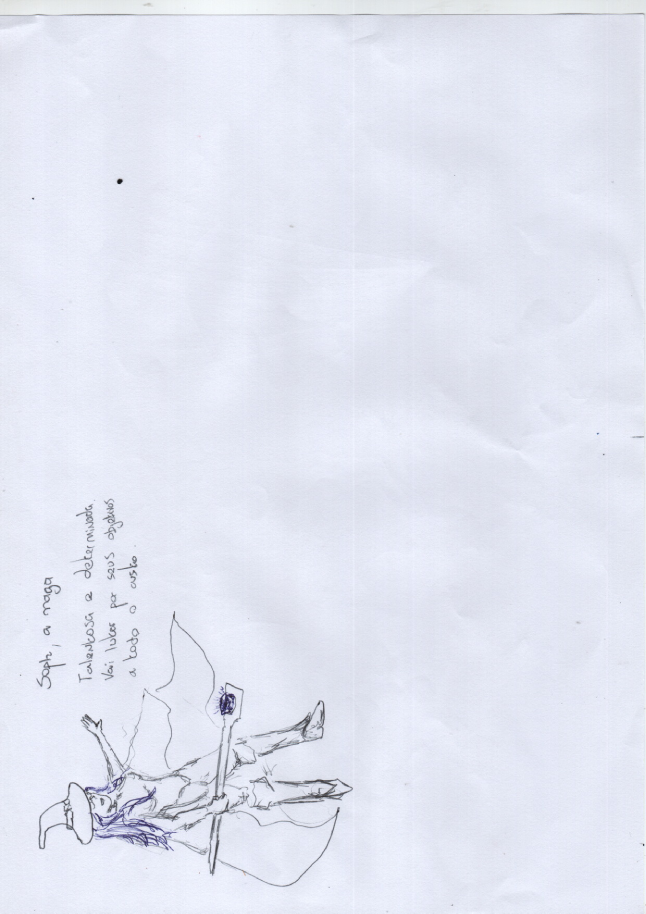
#> input picture assets/cutscenes/referencias-desenhos/pdf_pages/page_01.png, 2584 x 3653 px (shown at 1/4 size)
$ python preprocess_sketches.py
#> lines starting #> are read from the running program, lines starting #| are printed output that depends on the picture; after the words box and inside, x2 and y2 are one past the last pixel; in counts of white or black regions, pixels touching at a corner belong together
#!/usr/bin/env python3
"""
preprocess_sketches.py — Limpa rascunhos escaneados pra alimentar a kontext.

Pipeline por imagem:
  1. Rotaciona 90 graus se a pagina estiver em portrait mas o conteudo em
     landscape (heuristica: se altura > largura, rotaciona).
  2. White-balance: estica o canal pra que o fundo papel vire branco puro.
  3. Auto-crop: corta margens onde a tinta nao chega.
  4. Salva em assets/cutscenes/referencias-desenhos/processed/<nome>.png

Uso:
  python tools/art_director/preprocess_sketches.py
"""
from pathlib import Path
from PIL import Image, ImageOps

HERE = Path(__file__).parent
ROOT = HERE.parent.parent
SRC  = ROOT / "assets" / "cutscenes" / "referencias-desenhos" / "pdf_pages"
DST  = ROOT / "assets" / "cutscenes" / "referencias-desenhos" / "processed"

# Mapeamento page_XX.png -> nome semantico
RENAME = {
    "page_01.png": "soph_concept_main.png",
    "page_02.png": "spoiler_multi_scenes.png",
    "page_03.png": "torre_cutscene_cenas_1_a_4.png",
    "page_04.png": "ability_time_stop.png",
    "page_05.png": "soph_dynamic_pose.png",
    "page_06.png": "soph_action_with_figure.png",
    "page_07.png": "soph_staff_action.png",
    "page_08.png": "juju_fairy_concept.png",
    "page_09.png": "di_elf_concept.png",
    "page_10.png": "will_giant_knight_concept.png",
    "page_11.png": "gus_rogue_concept.png",
    "page_12.png": "gui_fenhyr_wolf_knight_concept.png",
}


def autocrop_white(im: Image.Image, threshold: int = 245, padding: int = 40) -> Image.Image:
    """Crop em torno do conteudo nao-branco, com padding."""
    g = im.convert("L")
    # mascara: pixels escuros viram brancos, brancos viram pretos
    mask = g.point(lambda v: 0 if v >= threshold else 255)
    bbox = mask.getbbox()
    if not bbox:
        return im
    x0, y0, x1, y1 = bbox
    W, H = im.size
    x0 = max(0, x0 - padding); y0 = max(0, y0 - padding)
    x1 = min(W, x1 + padding); y1 = min(H, y1 + padding)
    return im.crop((x0, y0, x1, y1))


def whiten_background(im: Image.Image, threshold: int = 220) -> Image.Image:
    """Pixels claros viram branco puro (limpa amarelado do papel)."""
    px = im.convert("RGB").load()
    out = Image.new("RGB", im.size, (255, 255, 255))
    op = out.load()
    w, h = im.size
    for y in range(h):
        for x in range(w):
            r, g, b = px[x, y]
            if r >= threshold and g >= threshold and b >= threshold:
                op[x, y] = (255, 255, 255)
            else:
                op[x, y] = (r, g, b)
    return out


def maybe_rotate_landscape(im: Image.Image) -> Image.Image:
    """Se a pagina foi escaneada portrait mas o conteudo eh landscape
    (i.e., altura > largura), rotaciona 90 graus pra DIREITA (CW) — em PIL
    isso eh angulo negativo, pq positivo eh CCW."""
    w, h = im.size
    if h > w:
        return im.rotate(-90, expand=True, fillcolor=(255, 255, 255))
    return im


def main() -> int:
    DST.mkdir(parents=True, exist_ok=True)
    pages = sorted(SRC.glob("page_*.png"))
    if not pages:
        print(f"x nada em {SRC}"); return 1
    print(f"-> {len(pages)} paginas em {SRC}")
    for p in pages:
        target_name = RENAME.get(p.name, p.name)
        out = DST / target_name
        print(f"  {p.name} -> {target_name}")
        im = Image.open(p)
#> im is the input picture: PIL image 2584x3653 RGB; mean R, G, B 226.6, 230.2, 242.5
        im = maybe_rotate_landscape(im)
#> in maybe_rotate_landscape, `return im.rotate(-90, expand=True, fillcolor=(255, 255, 255))`:
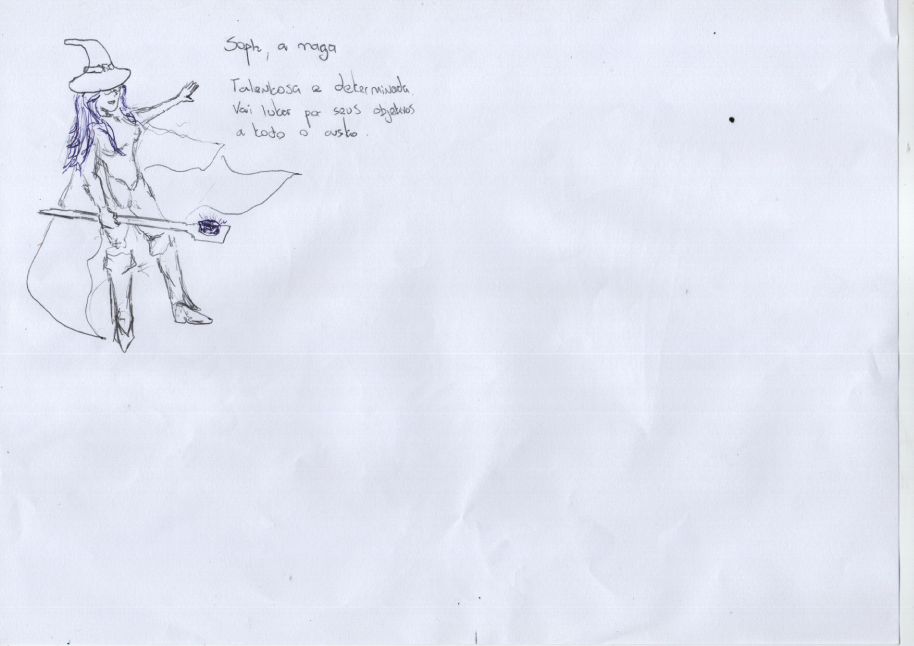
#> returned value: PIL image 3653x2584 RGB (shown at 1/4 size); mean R, G, B 226.6, 230.2, 242.5
        im = whiten_background(im)
#> in whiten_background, `out = Image.new("RGB", im.size, (255, 255, 255))`: out: PIL image 3653x2584 RGB; every value is 255
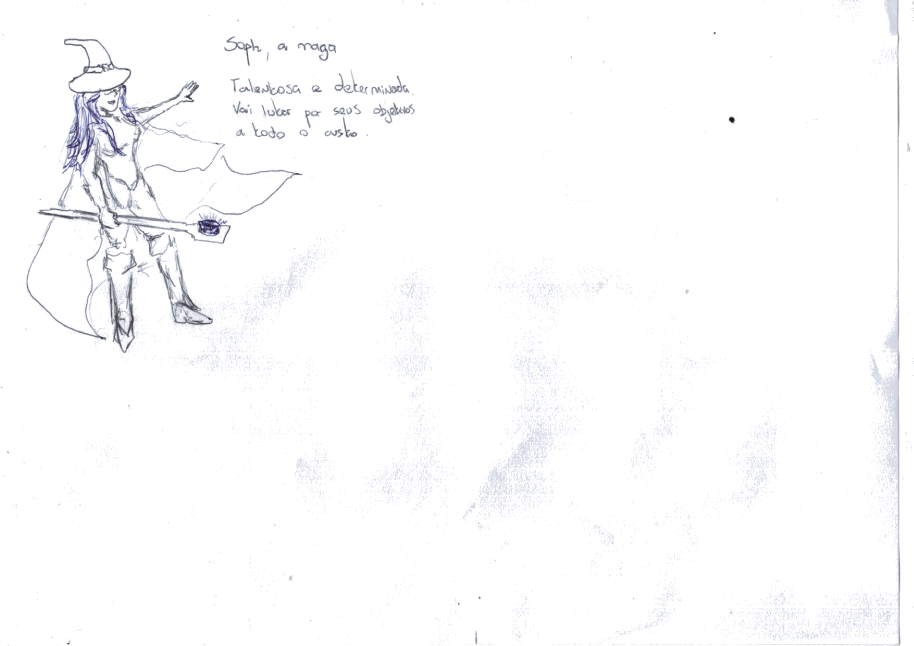
#> im: PIL image 3653x2584 RGB (shown at 1/4 size); mean R, G, B 251.7, 251.8, 252.5
        im = autocrop_white(im)
#> in autocrop_white, `mask = g.point(lambda v: 0 if v >= threshold else 255)`:
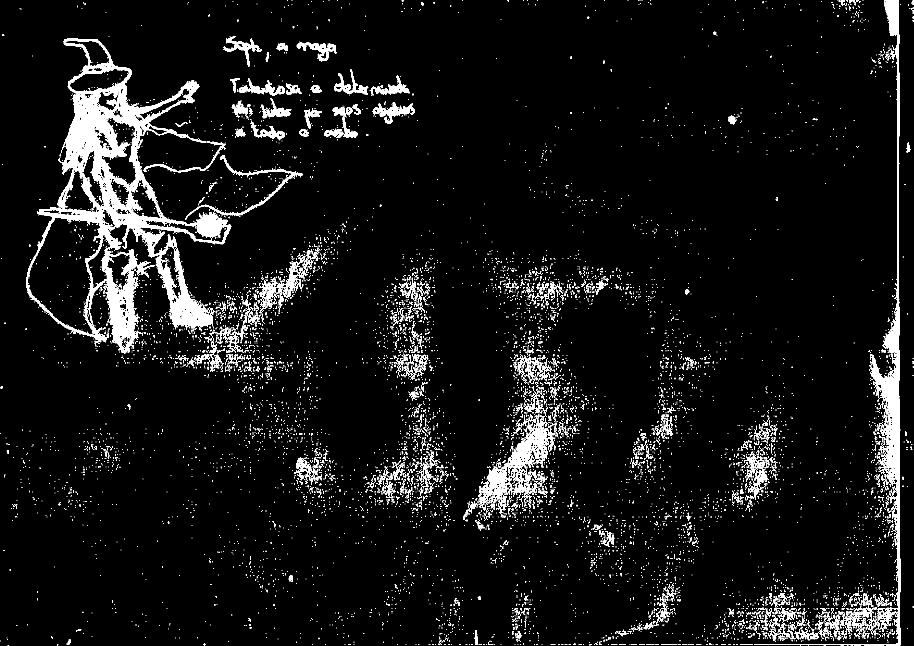
#> mask: PIL image 3653x2584 L (shown at 1/4 size); 5% white; 11476 white regions (9601 under 20 px), largest, box (x1, y1, x2, y2) and area: (104, 152, 925, 1413) 189367, (3288, 0, 3603, 2584) 47695, (1913, 1669, 2219, 2017) 17208
#> in autocrop_white, `bbox = mask.getbbox()`: bbox = (0, 0, 3653, 2584)
#> in autocrop_white, `x0, y0, x1, y1 = bbox`: x0 = 0; x1 = 3653; y1 = 2584
        # downscale pra ~1024 wide (kontext nao se beneficia de 2500px)
        if im.width > 1280:
            ratio = 1280 / im.width
#> ratio = 0.35
            im = im.resize((1280, int(im.height * ratio)), Image.LANCZOS)
#> im: PIL image 1280x905 RGB
        im.save(out, optimize=True)
#> pass 2 of the loop in main, `for p in pages:`:
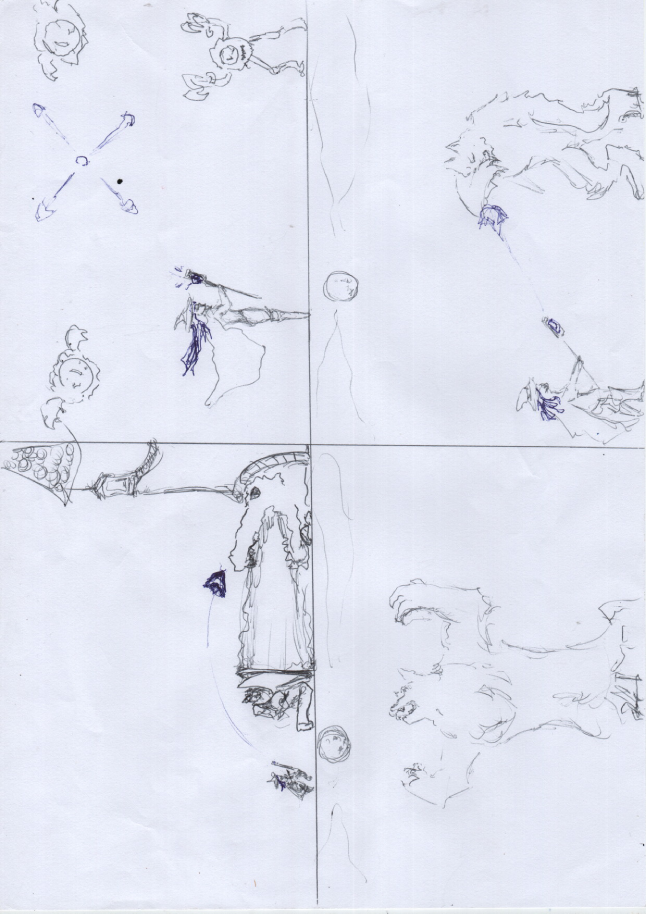
#> input picture assets/cutscenes/referencias-desenhos/pdf_pages/page_02.png, 2584 x 3653 px (shown at 1/4 size)
#> in main, im is the input picture: PIL image 2584x3653 RGB; mean R, G, B 225.5, 229.1, 241.5
#> in main, `im = whiten_background(im)`:
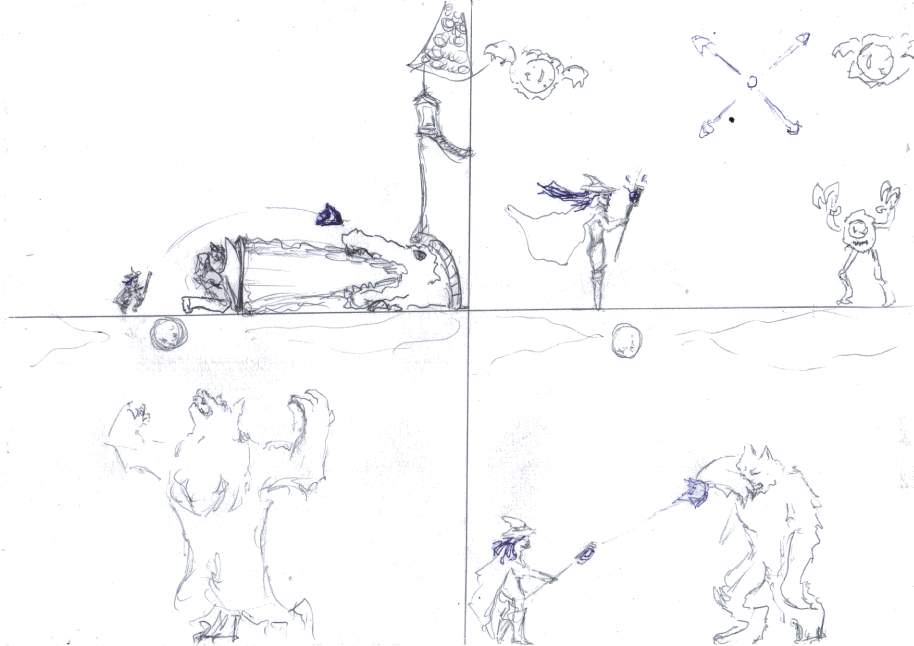
#> im: PIL image 3653x2584 RGB (shown at 1/4 size); mean R, G, B 249.1, 249.3, 250.3
#> in autocrop_white (call 2), `mask = g.point(lambda v: 0 if v >= threshold else 255)`:
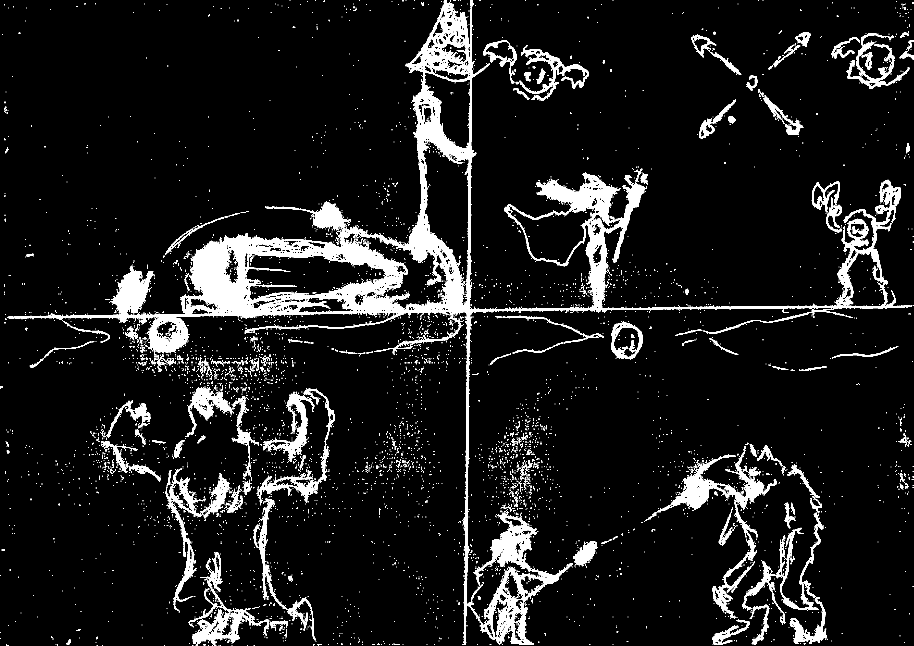
#> mask: PIL image 3653x2584 L (shown at 1/4 size); 7.6% white; 6856 white regions (6217 under 20 px), largest, box (x1, y1, x2, y2) and area: (29, 0, 3647, 2580) 368376, (1898, 2051, 2292, 2580) 41049, (2684, 1826, 3107, 2038) 20713
    print(f"\nok {len(pages)} sketches limpos em {DST}")
    return 0


if __name__ == "__main__":
    import sys
    sys.exit(main())
#> (the program exits here)
